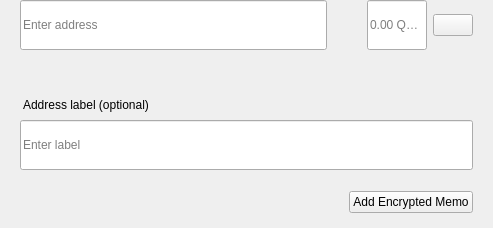
<?xml version="1.0" encoding="UTF-8"?>
<ui version="4.0">
 <class>SendMultiRow</class>
 <widget class="QWidget" name="SendMultiRow">
  <property name="geometry">
   <rect>
    <x>0</x>
    <y>0</y>
    <width>493</width>
    <height>228</height>
   </rect>
  </property>
  <property name="minimumSize">
   <size>
    <width>0</width>
    <height>0</height>
   </size>
  </property>
  <property name="maximumSize">
   <size>
    <width>16777215</width>
    <height>16777215</height>
   </size>
  </property>
  <property name="windowTitle">
   <string>Form</string>
  </property>
  <layout class="QVBoxLayout" name="verticalLayout_3">
   <property name="spacing">
    <number>0</number>
   </property>
   <property name="leftMargin">
    <number>0</number>
   </property>
   <property name="topMargin">
    <number>0</number>
   </property>
   <property name="rightMargin">
    <number>20</number>
   </property>
   <property name="bottomMargin">
    <number>5</number>
   </property>
   <item alignment="Qt::AlignTop">
    <widget class="QWidget" name="widget" native="true">
     <property name="sizePolicy">
      <sizepolicy hsizetype="Expanding" vsizetype="Maximum">
       <horstretch>0</horstretch>
       <verstretch>0</verstretch>
      </sizepolicy>
     </property>
     <property name="minimumSize">
      <size>
       <width>0</width>
       <height>60</height>
      </size>
     </property>
     <property name="maximumSize">
      <size>
       <width>16777215</width>
       <height>85</height>
      </size>
     </property>
     <layout class="QHBoxLayout" name="horizontalLayout" stretch="6,0,2">
      <property name="spacing">
       <number>0</number>
      </property>
      <property name="leftMargin">
       <number>8</number>
      </property>
      <property name="topMargin">
       <number>0</number>
      </property>
      <property name="rightMargin">
       <number>0</number>
      </property>
      <property name="bottomMargin">
       <number>0</number>
      </property>
      <item alignment="Qt::AlignTop">
       <widget class="QStackedWidget" name="stackedAddress">
        <property name="minimumSize">
         <size>
          <width>0</width>
          <height>50</height>
         </size>
        </property>
        <property name="maximumSize">
         <size>
          <width>16777215</width>
          <height>50</height>
         </size>
        </property>
        <widget class="QWidget" name="page_4">
         <property name="sizePolicy">
          <sizepolicy hsizetype="Expanding" vsizetype="Preferred">
           <horstretch>0</horstretch>
           <verstretch>0</verstretch>
          </sizepolicy>
         </property>
         <property name="minimumSize">
          <size>
           <width>0</width>
           <height>50</height>
          </size>
         </property>
         <property name="maximumSize">
          <size>
           <width>16777215</width>
           <height>55</height>
          </size>
         </property>
         <layout class="QVBoxLayout" name="verticalLayout_7">
          <property name="spacing">
           <number>0</number>
          </property>
          <property name="leftMargin">
           <number>12</number>
          </property>
          <property name="topMargin">
           <number>0</number>
          </property>
          <property name="rightMargin">
           <number>0</number>
          </property>
          <property name="bottomMargin">
           <number>0</number>
          </property>
          <item>
           <widget class="QLineEdit" name="lineEditAddress">
            <property name="minimumSize">
             <size>
              <width>0</width>
              <height>50</height>
             </size>
            </property>
            <property name="maximumSize">
             <size>
              <width>16777215</width>
              <height>50</height>
             </size>
            </property>
            <property name="placeholderText">
             <string>Enter address</string>
            </property>
           </widget>
          </item>
         </layout>
        </widget>
        <widget class="QWidget" name="page_3"/>
       </widget>
      </item>
      <item>
       <spacer name="horizontalSpacer_3">
        <property name="orientation">
         <enum>Qt::Horizontal</enum>
        </property>
        <property name="sizeType">
         <enum>QSizePolicy::Fixed</enum>
        </property>
        <property name="sizeHint" stdset="0">
         <size>
          <width>40</width>
          <height>20</height>
         </size>
        </property>
       </spacer>
      </item>
      <item>
       <layout class="QHBoxLayout" name="horizontalLayout_2">
        <property name="spacing">
         <number>6</number>
        </property>
        <item alignment="Qt::AlignTop">
         <widget class="QLineEdit" name="lineEditAmount">
          <property name="sizePolicy">
           <sizepolicy hsizetype="Expanding" vsizetype="Preferred">
            <horstretch>0</horstretch>
            <verstretch>0</verstretch>
           </sizepolicy>
          </property>
          <property name="minimumSize">
           <size>
            <width>0</width>
            <height>50</height>
           </size>
          </property>
          <property name="maximumSize">
           <size>
            <width>16777215</width>
            <height>50</height>
           </size>
          </property>
          <property name="maxLength">
           <number>17</number>
          </property>
          <property name="alignment">
           <set>Qt::AlignLeading|Qt::AlignLeft|Qt::AlignVCenter</set>
          </property>
          <property name="placeholderText">
           <string notr="true">0.00 QRTC</string>
          </property>
         </widget>
        </item>
        <item>
         <layout class="QVBoxLayout" name="verticalLayout">
          <property name="topMargin">
           <number>14</number>
          </property>
          <property name="bottomMargin">
           <number>0</number>
          </property>
          <item alignment="Qt::AlignTop">
           <widget class="QPushButton" name="btnMenu">
            <property name="minimumSize">
             <size>
              <width>0</width>
              <height>0</height>
             </size>
            </property>
            <property name="maximumSize">
             <size>
              <width>16777215</width>
              <height>16777215</height>
             </size>
            </property>
            <property name="focusPolicy">
             <enum>Qt::NoFocus</enum>
            </property>
            <property name="text">
             <string/>
            </property>
           </widget>
          </item>
         </layout>
        </item>
       </layout>
      </item>
     </layout>
    </widget>
   </item>
   <item>
    <widget class="QWidget" name="layoutLabel" native="true">
     <property name="minimumSize">
      <size>
       <width>0</width>
       <height>0</height>
      </size>
     </property>
     <property name="maximumSize">
      <size>
       <width>16777215</width>
       <height>16777215</height>
      </size>
     </property>
     <layout class="QVBoxLayout" name="verticalLayout_9">
      <property name="spacing">
       <number>6</number>
      </property>
      <property name="leftMargin">
       <number>20</number>
      </property>
      <property name="topMargin">
       <number>0</number>
      </property>
      <property name="rightMargin">
       <number>0</number>
      </property>
      <property name="bottomMargin">
       <number>10</number>
      </property>
      <item>
       <spacer name="verticalSpacer">
        <property name="orientation">
         <enum>Qt::Vertical</enum>
        </property>
        <property name="sizeType">
         <enum>QSizePolicy::Fixed</enum>
        </property>
        <property name="sizeHint" stdset="0">
         <size>
          <width>20</width>
          <height>20</height>
         </size>
        </property>
       </spacer>
      </item>
      <item>
       <widget class="QLabel" name="labelSubtitleDescription">
        <property name="styleSheet">
         <string notr="true">margin-bottom:2px;
margin-left:0.05px;
padding:0px;</string>
        </property>
        <property name="text">
         <string>Address label (optional)</string>
        </property>
       </widget>
      </item>
      <item>
       <widget class="QLineEdit" name="lineEditDescription">
        <property name="minimumSize">
         <size>
          <width>0</width>
          <height>50</height>
         </size>
        </property>
        <property name="maximumSize">
         <size>
          <width>16777215</width>
          <height>50</height>
         </size>
        </property>
        <property name="placeholderText">
         <string>Enter label</string>
        </property>
       </widget>
      </item>
      <item>
       <spacer name="verticalSpacer_2">
        <property name="orientation">
         <enum>Qt::Vertical</enum>
        </property>
        <property name="sizeType">
         <enum>QSizePolicy::Fixed</enum>
        </property>
        <property name="sizeHint" stdset="0">
         <size>
          <width>20</width>
          <height>15</height>
         </size>
        </property>
       </spacer>
      </item>
      <item>
       <widget class="QWidget" name="containerMemo" native="true">
        <layout class="QHBoxLayout" name="horizontalLayout_5">
         <property name="leftMargin">
          <number>0</number>
         </property>
         <property name="topMargin">
          <number>0</number>
         </property>
         <property name="rightMargin">
          <number>0</number>
         </property>
         <property name="bottomMargin">
          <number>0</number>
         </property>
         <item>
          <spacer name="horizontalSpacer">
           <property name="orientation">
            <enum>Qt::Horizontal</enum>
           </property>
           <property name="sizeHint" stdset="0">
            <size>
             <width>40</width>
             <height>20</height>
            </size>
           </property>
          </spacer>
         </item>
         <item>
          <widget class="QPushButton" name="btnAddMemo">
           <property name="text">
            <string notr="true">Add Encrypted Memo</string>
           </property>
          </widget>
         </item>
        </layout>
       </widget>
      </item>
     </layout>
    </widget>
   </item>
  </layout>
 </widget>
 <resources/>
 <connections/>
</ui>
